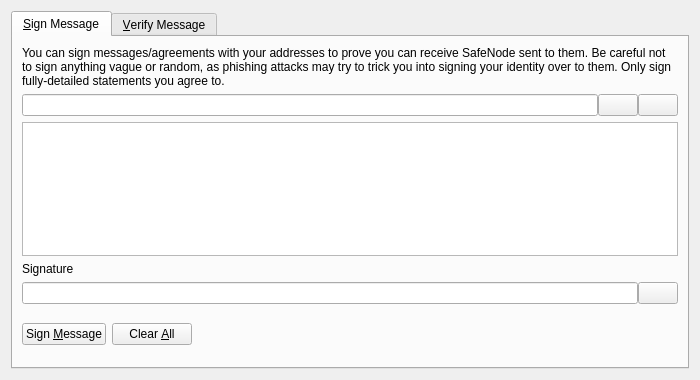
<?xml version="1.0" encoding="UTF-8"?>
<ui version="4.0">
 <class>SignVerifyMessageDialog</class>
 <widget class="QDialog" name="SignVerifyMessageDialog">
  <property name="geometry">
   <rect>
    <x>0</x>
    <y>0</y>
    <width>700</width>
    <height>380</height>
   </rect>
  </property>
  <property name="windowTitle">
   <string>Signatures - Sign / Verify a Message</string>
  </property>
  <property name="modal">
   <bool>true</bool>
  </property>
  <layout class="QVBoxLayout" name="verticalLayout">
   <item>
    <widget class="QTabWidget" name="tabWidget">
     <property name="currentIndex">
      <number>0</number>
     </property>
     <widget class="QWidget" name="tabSignMessage">
      <attribute name="title">
       <string>&amp;Sign Message</string>
      </attribute>
      <layout class="QVBoxLayout" name="verticalLayout_SM">
       <item>
        <widget class="QLabel" name="infoLabel_SM">
         <property name="text">
          <string>You can sign messages/agreements with your addresses to prove you can receive SafeNode sent to them. Be careful not to sign anything vague or random, as phishing attacks may try to trick you into signing your identity over to them. Only sign fully-detailed statements you agree to.</string>
         </property>
         <property name="textFormat">
          <enum>Qt::PlainText</enum>
         </property>
         <property name="wordWrap">
          <bool>true</bool>
         </property>
        </widget>
       </item>
       <item>
        <layout class="QHBoxLayout" name="horizontalLayout_1_SM">
         <property name="spacing">
          <number>0</number>
         </property>
         <item>
          <widget class="QValidatedLineEdit" name="addressIn_SM">
           <property name="toolTip">
            <string>The SafeNode address to sign the message with</string>
           </property>
          </widget>
         </item>
         <item>
          <widget class="QPushButton" name="addressBookButton_SM">
           <property name="toolTip">
            <string>Choose previously used address</string>
           </property>
           <property name="text">
            <string/>
           </property>
           <property name="shortcut">
            <string>Alt+A</string>
           </property>
           <property name="autoDefault">
            <bool>false</bool>
           </property>
          </widget>
         </item>
         <item>
          <widget class="QPushButton" name="pasteButton_SM">
           <property name="toolTip">
            <string>Paste address from clipboard</string>
           </property>
           <property name="text">
            <string/>
           </property>
           <property name="shortcut">
            <string>Alt+P</string>
           </property>
           <property name="autoDefault">
            <bool>false</bool>
           </property>
          </widget>
         </item>
        </layout>
       </item>
       <item>
        <widget class="QPlainTextEdit" name="messageIn_SM">
         <property name="toolTip">
          <string>Enter the message you want to sign here</string>
         </property>
        </widget>
       </item>
       <item>
        <widget class="QLabel" name="signatureLabel_SM">
         <property name="text">
          <string>Signature</string>
         </property>
         <property name="textFormat">
          <enum>Qt::PlainText</enum>
         </property>
        </widget>
       </item>
       <item>
        <layout class="QHBoxLayout" name="horizontalLayout_2_SM">
         <property name="spacing">
          <number>0</number>
         </property>
         <item>
          <widget class="QLineEdit" name="signatureOut_SM">
           <property name="font">
            <font>
             <italic>true</italic>
            </font>
           </property>
           <property name="readOnly">
            <bool>true</bool>
           </property>
          </widget>
         </item>
         <item>
          <widget class="QPushButton" name="copySignatureButton_SM">
           <property name="toolTip">
            <string>Copy the current signature to the system clipboard</string>
           </property>
           <property name="text">
            <string/>
           </property>
           <property name="autoDefault">
            <bool>false</bool>
           </property>
          </widget>
         </item>
        </layout>
       </item>
       <item>
        <layout class="QHBoxLayout" name="horizontalLayout_3_SM">
         <item>
          <widget class="QPushButton" name="signMessageButton_SM">
           <property name="toolTip">
            <string>Sign the message to prove you own this SafeNode address</string>
           </property>
           <property name="text">
            <string>Sign &amp;Message</string>
           </property>
           <property name="autoDefault">
            <bool>false</bool>
           </property>
          </widget>
         </item>
         <item>
          <widget class="QPushButton" name="clearButton_SM">
           <property name="toolTip">
            <string>Reset all sign message fields</string>
           </property>
           <property name="text">
            <string>Clear &amp;All</string>
           </property>
           <property name="autoDefault">
            <bool>false</bool>
           </property>
          </widget>
         </item>
         <item>
          <spacer name="horizontalSpacer_1_SM">
           <property name="orientation">
            <enum>Qt::Horizontal</enum>
           </property>
           <property name="sizeHint" stdset="0">
            <size>
             <width>40</width>
             <height>48</height>
            </size>
           </property>
          </spacer>
         </item>
         <item>
          <widget class="QLabel" name="statusLabel_SM">
           <property name="font">
            <font>
             <weight>75</weight>
             <bold>true</bold>
            </font>
           </property>
           <property name="text">
            <string/>
           </property>
           <property name="wordWrap">
            <bool>true</bool>
           </property>
          </widget>
         </item>
         <item>
          <spacer name="horizontalSpacer_2_SM">
           <property name="orientation">
            <enum>Qt::Horizontal</enum>
           </property>
           <property name="sizeHint" stdset="0">
            <size>
             <width>40</width>
             <height>48</height>
            </size>
           </property>
          </spacer>
         </item>
        </layout>
       </item>
      </layout>
     </widget>
     <widget class="QWidget" name="tabVerifyMessage">
      <attribute name="title">
       <string>&amp;Verify Message</string>
      </attribute>
      <layout class="QVBoxLayout" name="verticalLayout_VM">
       <item>
        <widget class="QLabel" name="infoLabel_VM">
         <property name="text">
          <string>Enter the receiver's address, message (ensure you copy line breaks, spaces, tabs, etc. exactly) and signature below to verify the message. Be careful not to read more into the signature than what is in the signed message itself, to avoid being tricked by a man-in-the-middle attack. Note that this only proves the signing party receives with the address, it cannot prove sendership of any transaction!</string>
         </property>
         <property name="textFormat">
          <enum>Qt::PlainText</enum>
         </property>
         <property name="alignment">
          <set>Qt::AlignLeading|Qt::AlignLeft|Qt::AlignTop</set>
         </property>
         <property name="wordWrap">
          <bool>true</bool>
         </property>
        </widget>
       </item>
       <item>
        <layout class="QHBoxLayout" name="horizontalLayout_1_VM">
         <property name="spacing">
          <number>0</number>
         </property>
         <item>
          <widget class="QValidatedLineEdit" name="addressIn_VM">
           <property name="toolTip">
            <string>The SafeNode address the message was signed with</string>
           </property>
          </widget>
         </item>
         <item>
          <widget class="QPushButton" name="addressBookButton_VM">
           <property name="toolTip">
            <string>Choose previously used address</string>
           </property>
           <property name="text">
            <string/>
           </property>
           <property name="shortcut">
            <string>Alt+A</string>
           </property>
           <property name="autoDefault">
            <bool>false</bool>
           </property>
          </widget>
         </item>
        </layout>
       </item>
       <item>
        <widget class="QPlainTextEdit" name="messageIn_VM"/>
       </item>
       <item>
        <widget class="QValidatedLineEdit" name="signatureIn_VM"/>
       </item>
       <item>
        <layout class="QHBoxLayout" name="horizontalLayout_2_VM">
         <item>
          <widget class="QPushButton" name="verifyMessageButton_VM">
           <property name="toolTip">
            <string>Verify the message to ensure it was signed with the specified SafeNode address</string>
           </property>
           <property name="text">
            <string>Verify &amp;Message</string>
           </property>
           <property name="autoDefault">
            <bool>false</bool>
           </property>
          </widget>
         </item>
         <item>
          <widget class="QPushButton" name="clearButton_VM">
           <property name="toolTip">
            <string>Reset all verify message fields</string>
           </property>
           <property name="text">
            <string>Clear &amp;All</string>
           </property>
           <property name="autoDefault">
            <bool>false</bool>
           </property>
          </widget>
         </item>
         <item>
          <spacer name="horizontalSpacer_1_VM">
           <property name="orientation">
            <enum>Qt::Horizontal</enum>
           </property>
           <property name="sizeHint" stdset="0">
            <size>
             <width>40</width>
             <height>48</height>
            </size>
           </property>
          </spacer>
         </item>
         <item>
          <widget class="QLabel" name="statusLabel_VM">
           <property name="font">
            <font>
             <weight>75</weight>
             <bold>true</bold>
            </font>
           </property>
           <property name="text">
            <string/>
           </property>
           <property name="wordWrap">
            <bool>true</bool>
           </property>
          </widget>
         </item>
         <item>
          <spacer name="horizontalSpacer_2_VM">
           <property name="orientation">
            <enum>Qt::Horizontal</enum>
           </property>
           <property name="sizeHint" stdset="0">
            <size>
             <width>40</width>
             <height>48</height>
            </size>
           </property>
          </spacer>
         </item>
        </layout>
       </item>
      </layout>
     </widget>
    </widget>
   </item>
  </layout>
 </widget>
 <customwidgets>
  <customwidget>
   <class>QValidatedLineEdit</class>
   <extends>QLineEdit</extends>
   <header>qvalidatedlineedit.h</header>
  </customwidget>
 </customwidgets>
 <resources>
  <include location="../safenode.qrc"/>
 </resources>
 <connections/>
</ui>
